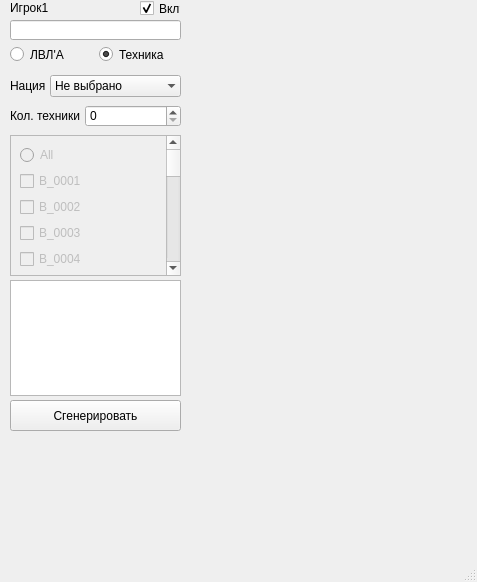
<?xml version="1.0" encoding="UTF-8"?>
<ui version="4.0">
 <class>MainWindow</class>
 <widget class="QMainWindow" name="MainWindow">
  <property name="geometry">
   <rect>
    <x>0</x>
    <y>0</y>
    <width>477</width>
    <height>582</height>
   </rect>
  </property>
  <property name="windowTitle">
   <string>MainWindow</string>
  </property>
  <widget class="QWidget" name="centralwidget">
   <widget class="QScrollArea" name="p1_area">
    <property name="geometry">
     <rect>
      <x>10</x>
      <y>135</y>
      <width>171</width>
      <height>141</height>
     </rect>
    </property>
    <property name="widgetResizable">
     <bool>true</bool>
    </property>
    <widget class="QWidget" name="scrollAreaWidgetContents">
     <property name="geometry">
      <rect>
       <x>0</x>
       <y>-3103</y>
       <width>152</width>
       <height>3485</height>
      </rect>
     </property>
     <layout class="QVBoxLayout" name="verticalLayout">
      <item>
       <widget class="QRadioButton" name="p1_rbtn_all">
        <property name="enabled">
         <bool>false</bool>
        </property>
        <property name="text">
         <string>All</string>
        </property>
       </widget>
      </item>
      <item>
       <widget class="QCheckBox" name="checkBox_0001">
        <property name="enabled">
         <bool>false</bool>
        </property>
        <property name="text">
         <string>B_0001</string>
        </property>
       </widget>
      </item>
      <item>
       <widget class="QCheckBox" name="checkBox_0002">
        <property name="enabled">
         <bool>false</bool>
        </property>
        <property name="text">
         <string>B_0002</string>
        </property>
       </widget>
      </item>
      <item>
       <widget class="QCheckBox" name="checkBox_0003">
        <property name="enabled">
         <bool>false</bool>
        </property>
        <property name="text">
         <string>B_0003</string>
        </property>
       </widget>
      </item>
      <item>
       <widget class="QCheckBox" name="checkBox_0004">
        <property name="enabled">
         <bool>false</bool>
        </property>
        <property name="text">
         <string>B_0004</string>
        </property>
       </widget>
      </item>
      <item>
       <widget class="QCheckBox" name="checkBox_0005">
        <property name="enabled">
         <bool>false</bool>
        </property>
        <property name="text">
         <string>B_0005</string>
        </property>
       </widget>
      </item>
      <item>
       <widget class="QCheckBox" name="checkBox_0006">
        <property name="enabled">
         <bool>false</bool>
        </property>
        <property name="text">
         <string>B_0006</string>
        </property>
       </widget>
      </item>
      <item>
       <widget class="QCheckBox" name="checkBox_0007">
        <property name="enabled">
         <bool>false</bool>
        </property>
        <property name="text">
         <string>B_0007</string>
        </property>
       </widget>
      </item>
      <item>
       <widget class="QCheckBox" name="checkBox_0008">
        <property name="enabled">
         <bool>false</bool>
        </property>
        <property name="text">
         <string>B_0008</string>
        </property>
       </widget>
      </item>
      <item>
       <widget class="QCheckBox" name="checkBox_0009">
        <property name="enabled">
         <bool>false</bool>
        </property>
        <property name="text">
         <string>B_0009</string>
        </property>
       </widget>
      </item>
      <item>
       <widget class="QCheckBox" name="checkBox_0010">
        <property name="enabled">
         <bool>false</bool>
        </property>
        <property name="text">
         <string>B_0010</string>
        </property>
       </widget>
      </item>
      <item>
       <widget class="QCheckBox" name="checkBox_0011">
        <property name="enabled">
         <bool>false</bool>
        </property>
        <property name="text">
         <string>B_0011</string>
        </property>
       </widget>
      </item>
      <item>
       <widget class="QCheckBox" name="checkBox_0012">
        <property name="enabled">
         <bool>false</bool>
        </property>
        <property name="text">
         <string>B_0012</string>
        </property>
       </widget>
      </item>
      <item>
       <widget class="QCheckBox" name="checkBox_0013">
        <property name="enabled">
         <bool>false</bool>
        </property>
        <property name="text">
         <string>B_0013</string>
        </property>
       </widget>
      </item>
      <item>
       <widget class="QCheckBox" name="checkBox_0014">
        <property name="enabled">
         <bool>false</bool>
        </property>
        <property name="text">
         <string>B_0014</string>
        </property>
       </widget>
      </item>
      <item>
       <widget class="QCheckBox" name="checkBox_0015">
        <property name="enabled">
         <bool>false</bool>
        </property>
        <property name="text">
         <string>B_0015</string>
        </property>
       </widget>
      </item>
      <item>
       <widget class="QCheckBox" name="checkBox_0016">
        <property name="enabled">
         <bool>false</bool>
        </property>
        <property name="text">
         <string>B_0016</string>
        </property>
       </widget>
      </item>
      <item>
       <widget class="QCheckBox" name="checkBox_0017">
        <property name="enabled">
         <bool>false</bool>
        </property>
        <property name="text">
         <string>B_0017</string>
        </property>
       </widget>
      </item>
      <item>
       <widget class="QCheckBox" name="checkBox_0018">
        <property name="enabled">
         <bool>false</bool>
        </property>
        <property name="text">
         <string>B_0018</string>
        </property>
       </widget>
      </item>
      <item>
       <widget class="QCheckBox" name="checkBox_0019">
        <property name="enabled">
         <bool>false</bool>
        </property>
        <property name="text">
         <string>B_0019</string>
        </property>
       </widget>
      </item>
      <item>
       <widget class="QCheckBox" name="checkBox_0020">
        <property name="enabled">
         <bool>false</bool>
        </property>
        <property name="text">
         <string>B_0020</string>
        </property>
       </widget>
      </item>
      <item>
       <widget class="QCheckBox" name="checkBox_0021">
        <property name="enabled">
         <bool>false</bool>
        </property>
        <property name="text">
         <string>B_0021</string>
        </property>
       </widget>
      </item>
      <item>
       <widget class="QCheckBox" name="checkBox_0022">
        <property name="enabled">
         <bool>false</bool>
        </property>
        <property name="text">
         <string>B_0022</string>
        </property>
       </widget>
      </item>
      <item>
       <widget class="QCheckBox" name="checkBox_0023">
        <property name="enabled">
         <bool>false</bool>
        </property>
        <property name="text">
         <string>B_0023</string>
        </property>
       </widget>
      </item>
      <item>
       <widget class="QCheckBox" name="checkBox_0024">
        <property name="enabled">
         <bool>false</bool>
        </property>
        <property name="text">
         <string>B_0024</string>
        </property>
       </widget>
      </item>
      <item>
       <widget class="QCheckBox" name="checkBox_0025">
        <property name="enabled">
         <bool>false</bool>
        </property>
        <property name="text">
         <string>B_0025</string>
        </property>
       </widget>
      </item>
      <item>
       <widget class="QCheckBox" name="checkBox_0026">
        <property name="enabled">
         <bool>false</bool>
        </property>
        <property name="text">
         <string>B_0026</string>
        </property>
       </widget>
      </item>
      <item>
       <widget class="QCheckBox" name="checkBox_0027">
        <property name="enabled">
         <bool>false</bool>
        </property>
        <property name="text">
         <string>B_0027</string>
        </property>
       </widget>
      </item>
      <item>
       <widget class="QCheckBox" name="checkBox_0028">
        <property name="enabled">
         <bool>false</bool>
        </property>
        <property name="text">
         <string>B_0028</string>
        </property>
       </widget>
      </item>
      <item>
       <widget class="QCheckBox" name="checkBox_0029">
        <property name="enabled">
         <bool>false</bool>
        </property>
        <property name="text">
         <string>B_0029</string>
        </property>
       </widget>
      </item>
      <item>
       <widget class="QCheckBox" name="checkBox_0030">
        <property name="enabled">
         <bool>false</bool>
        </property>
        <property name="text">
         <string>B_0030</string>
        </property>
       </widget>
      </item>
      <item>
       <widget class="QCheckBox" name="checkBox_0031">
        <property name="enabled">
         <bool>false</bool>
        </property>
        <property name="text">
         <string>B_0031</string>
        </property>
       </widget>
      </item>
      <item>
       <widget class="QCheckBox" name="checkBox_0032">
        <property name="enabled">
         <bool>false</bool>
        </property>
        <property name="text">
         <string>B_0032</string>
        </property>
       </widget>
      </item>
      <item>
       <widget class="QCheckBox" name="checkBox_0033">
        <property name="enabled">
         <bool>false</bool>
        </property>
        <property name="text">
         <string>B_0033</string>
        </property>
       </widget>
      </item>
      <item>
       <widget class="QCheckBox" name="checkBox_0034">
        <property name="enabled">
         <bool>false</bool>
        </property>
        <property name="text">
         <string>B_0034</string>
        </property>
       </widget>
      </item>
      <item>
       <widget class="QCheckBox" name="checkBox_0035">
        <property name="enabled">
         <bool>false</bool>
        </property>
        <property name="text">
         <string>B_0035</string>
        </property>
       </widget>
      </item>
      <item>
       <widget class="QCheckBox" name="checkBox_0036">
        <property name="enabled">
         <bool>false</bool>
        </property>
        <property name="text">
         <string>B_0036</string>
        </property>
       </widget>
      </item>
      <item>
       <widget class="QCheckBox" name="checkBox_0037">
        <property name="enabled">
         <bool>false</bool>
        </property>
        <property name="text">
         <string>B_0037</string>
        </property>
       </widget>
      </item>
      <item>
       <widget class="QCheckBox" name="checkBox_0038">
        <property name="enabled">
         <bool>false</bool>
        </property>
        <property name="text">
         <string>B_0038</string>
        </property>
       </widget>
      </item>
      <item>
       <widget class="QCheckBox" name="checkBox_0039">
        <property name="enabled">
         <bool>false</bool>
        </property>
        <property name="text">
         <string>B_0039</string>
        </property>
       </widget>
      </item>
      <item>
       <widget class="QCheckBox" name="checkBox_0040">
        <property name="enabled">
         <bool>false</bool>
        </property>
        <property name="text">
         <string>B_0040</string>
        </property>
       </widget>
      </item>
      <item>
       <widget class="QCheckBox" name="checkBox_0041">
        <property name="enabled">
         <bool>false</bool>
        </property>
        <property name="text">
         <string>B_0041</string>
        </property>
       </widget>
      </item>
      <item>
       <widget class="QCheckBox" name="checkBox_0042">
        <property name="enabled">
         <bool>false</bool>
        </property>
        <property name="text">
         <string>B_0042</string>
        </property>
       </widget>
      </item>
      <item>
       <widget class="QCheckBox" name="checkBox_0043">
        <property name="enabled">
         <bool>false</bool>
        </property>
        <property name="text">
         <string>B_0043</string>
        </property>
       </widget>
      </item>
      <item>
       <widget class="QCheckBox" name="checkBox_0044">
        <property name="enabled">
         <bool>false</bool>
        </property>
        <property name="text">
         <string>B_0044</string>
        </property>
       </widget>
      </item>
      <item>
       <widget class="QCheckBox" name="checkBox_0045">
        <property name="enabled">
         <bool>false</bool>
        </property>
        <property name="text">
         <string>B_0045</string>
        </property>
       </widget>
      </item>
      <item>
       <widget class="QCheckBox" name="checkBox_0046">
        <property name="enabled">
         <bool>false</bool>
        </property>
        <property name="text">
         <string>B_0046</string>
        </property>
       </widget>
      </item>
      <item>
       <widget class="QCheckBox" name="checkBox_0047">
        <property name="enabled">
         <bool>false</bool>
        </property>
        <property name="text">
         <string>B_0047</string>
        </property>
       </widget>
      </item>
      <item>
       <widget class="QCheckBox" name="checkBox_0048">
        <property name="enabled">
         <bool>false</bool>
        </property>
        <property name="text">
         <string>B_0048</string>
        </property>
       </widget>
      </item>
      <item>
       <widget class="QCheckBox" name="checkBox_0049">
        <property name="enabled">
         <bool>false</bool>
        </property>
        <property name="text">
         <string>B_0049</string>
        </property>
       </widget>
      </item>
      <item>
       <widget class="QCheckBox" name="checkBox_0050">
        <property name="enabled">
         <bool>false</bool>
        </property>
        <property name="text">
         <string>B_0050</string>
        </property>
       </widget>
      </item>
      <item>
       <widget class="QCheckBox" name="checkBox_0051">
        <property name="enabled">
         <bool>false</bool>
        </property>
        <property name="text">
         <string>B_0051</string>
        </property>
       </widget>
      </item>
      <item>
       <widget class="QCheckBox" name="checkBox_0052">
        <property name="enabled">
         <bool>false</bool>
        </property>
        <property name="text">
         <string>B_0052</string>
        </property>
       </widget>
      </item>
      <item>
       <widget class="QCheckBox" name="checkBox_0053">
        <property name="enabled">
         <bool>false</bool>
        </property>
        <property name="text">
         <string>B_0053</string>
        </property>
       </widget>
      </item>
      <item>
       <widget class="QCheckBox" name="checkBox_0054">
        <property name="enabled">
         <bool>false</bool>
        </property>
        <property name="text">
         <string>B_0054</string>
        </property>
       </widget>
      </item>
      <item>
       <widget class="QCheckBox" name="checkBox_0055">
        <property name="enabled">
         <bool>false</bool>
        </property>
        <property name="text">
         <string>B_0055</string>
        </property>
       </widget>
      </item>
      <item>
       <widget class="QCheckBox" name="checkBox_0056">
        <property name="enabled">
         <bool>false</bool>
        </property>
        <property name="text">
         <string>B_0056</string>
        </property>
       </widget>
      </item>
      <item>
       <widget class="QCheckBox" name="checkBox_0057">
        <property name="enabled">
         <bool>false</bool>
        </property>
        <property name="text">
         <string>B_0057</string>
        </property>
       </widget>
      </item>
      <item>
       <widget class="QCheckBox" name="checkBox_0058">
        <property name="enabled">
         <bool>false</bool>
        </property>
        <property name="text">
         <string>B_0058</string>
        </property>
       </widget>
      </item>
      <item>
       <widget class="QCheckBox" name="checkBox_0059">
        <property name="enabled">
         <bool>false</bool>
        </property>
        <property name="text">
         <string>B_0059</string>
        </property>
       </widget>
      </item>
      <item>
       <widget class="QCheckBox" name="checkBox_0060">
        <property name="enabled">
         <bool>false</bool>
        </property>
        <property name="text">
         <string>B_0060</string>
        </property>
       </widget>
      </item>
      <item>
       <widget class="QCheckBox" name="checkBox_0061">
        <property name="enabled">
         <bool>false</bool>
        </property>
        <property name="text">
         <string>B_0061</string>
        </property>
       </widget>
      </item>
      <item>
       <widget class="QCheckBox" name="checkBox_0062">
        <property name="enabled">
         <bool>false</bool>
        </property>
        <property name="text">
         <string>B_0062</string>
        </property>
       </widget>
      </item>
      <item>
       <widget class="QCheckBox" name="checkBox_0063">
        <property name="enabled">
         <bool>false</bool>
        </property>
        <property name="text">
         <string>B_0063</string>
        </property>
       </widget>
      </item>
      <item>
       <widget class="QCheckBox" name="checkBox_0064">
        <property name="enabled">
         <bool>false</bool>
        </property>
        <property name="text">
         <string>B_0064</string>
        </property>
       </widget>
      </item>
      <item>
       <widget class="QCheckBox" name="checkBox_0065">
        <property name="enabled">
         <bool>false</bool>
        </property>
        <property name="text">
         <string>B_0065</string>
        </property>
       </widget>
      </item>
      <item>
       <widget class="QCheckBox" name="checkBox_0066">
        <property name="enabled">
         <bool>false</bool>
        </property>
        <property name="text">
         <string>B_0066</string>
        </property>
       </widget>
      </item>
      <item>
       <widget class="QCheckBox" name="checkBox_0067">
        <property name="enabled">
         <bool>false</bool>
        </property>
        <property name="text">
         <string>B_0067</string>
        </property>
       </widget>
      </item>
      <item>
       <widget class="QCheckBox" name="checkBox_0069">
        <property name="enabled">
         <bool>false</bool>
        </property>
        <property name="text">
         <string>B_0068</string>
        </property>
       </widget>
      </item>
      <item>
       <widget class="QCheckBox" name="checkBox_0068">
        <property name="enabled">
         <bool>false</bool>
        </property>
        <property name="text">
         <string>B_0069</string>
        </property>
       </widget>
      </item>
      <item>
       <widget class="QCheckBox" name="checkBox_0070">
        <property name="enabled">
         <bool>false</bool>
        </property>
        <property name="text">
         <string>B_0070</string>
        </property>
       </widget>
      </item>
      <item>
       <widget class="QCheckBox" name="checkBox_0071">
        <property name="enabled">
         <bool>false</bool>
        </property>
        <property name="text">
         <string>B_0071</string>
        </property>
       </widget>
      </item>
      <item>
       <widget class="QCheckBox" name="checkBox_0072">
        <property name="enabled">
         <bool>false</bool>
        </property>
        <property name="text">
         <string>B_0072</string>
        </property>
       </widget>
      </item>
      <item>
       <widget class="QCheckBox" name="checkBox_0073">
        <property name="enabled">
         <bool>false</bool>
        </property>
        <property name="text">
         <string>B_0073</string>
        </property>
       </widget>
      </item>
      <item>
       <widget class="QCheckBox" name="checkBox_0074">
        <property name="enabled">
         <bool>false</bool>
        </property>
        <property name="text">
         <string>B_0074</string>
        </property>
       </widget>
      </item>
      <item>
       <widget class="QCheckBox" name="checkBox_0075">
        <property name="enabled">
         <bool>false</bool>
        </property>
        <property name="text">
         <string>B_0075</string>
        </property>
       </widget>
      </item>
      <item>
       <widget class="QCheckBox" name="checkBox_0076">
        <property name="enabled">
         <bool>false</bool>
        </property>
        <property name="text">
         <string>B_0076</string>
        </property>
       </widget>
      </item>
      <item>
       <widget class="QCheckBox" name="checkBox_0077">
        <property name="enabled">
         <bool>false</bool>
        </property>
        <property name="text">
         <string>B_0077</string>
        </property>
       </widget>
      </item>
      <item>
       <widget class="QCheckBox" name="checkBox_0078">
        <property name="enabled">
         <bool>false</bool>
        </property>
        <property name="text">
         <string>B_0078</string>
        </property>
       </widget>
      </item>
      <item>
       <widget class="QCheckBox" name="checkBox_0079">
        <property name="enabled">
         <bool>false</bool>
        </property>
        <property name="text">
         <string>B_0079</string>
        </property>
       </widget>
      </item>
      <item>
       <widget class="QCheckBox" name="checkBox_0080">
        <property name="enabled">
         <bool>false</bool>
        </property>
        <property name="text">
         <string>B_0080</string>
        </property>
       </widget>
      </item>
      <item>
       <widget class="QCheckBox" name="checkBox_0081">
        <property name="enabled">
         <bool>false</bool>
        </property>
        <property name="text">
         <string>B_0081</string>
        </property>
       </widget>
      </item>
      <item>
       <widget class="QCheckBox" name="checkBox_0082">
        <property name="enabled">
         <bool>false</bool>
        </property>
        <property name="text">
         <string>B_0082</string>
        </property>
       </widget>
      </item>
      <item>
       <widget class="QCheckBox" name="checkBox_0083">
        <property name="enabled">
         <bool>false</bool>
        </property>
        <property name="text">
         <string>B_0083</string>
        </property>
       </widget>
      </item>
      <item>
       <widget class="QCheckBox" name="checkBox_0084">
        <property name="enabled">
         <bool>false</bool>
        </property>
        <property name="text">
         <string>B_0084</string>
        </property>
       </widget>
      </item>
      <item>
       <widget class="QCheckBox" name="checkBox_0085">
        <property name="enabled">
         <bool>false</bool>
        </property>
        <property name="text">
         <string>B_0085</string>
        </property>
       </widget>
      </item>
      <item>
       <widget class="QCheckBox" name="checkBox_0086">
        <property name="enabled">
         <bool>false</bool>
        </property>
        <property name="text">
         <string>B_0086</string>
        </property>
       </widget>
      </item>
      <item>
       <widget class="QCheckBox" name="checkBox_0087">
        <property name="enabled">
         <bool>false</bool>
        </property>
        <property name="text">
         <string>B_0087</string>
        </property>
       </widget>
      </item>
      <item>
       <widget class="QCheckBox" name="checkBox_0088">
        <property name="enabled">
         <bool>false</bool>
        </property>
        <property name="text">
         <string>B_0088</string>
        </property>
       </widget>
      </item>
      <item>
       <widget class="QCheckBox" name="checkBox_0089">
        <property name="enabled">
         <bool>false</bool>
        </property>
        <property name="text">
         <string>B_0089</string>
        </property>
       </widget>
      </item>
      <item>
       <widget class="QCheckBox" name="checkBox_0090">
        <property name="enabled">
         <bool>false</bool>
        </property>
        <property name="text">
         <string>B_0090</string>
        </property>
       </widget>
      </item>
      <item>
       <widget class="QCheckBox" name="checkBox_0091">
        <property name="enabled">
         <bool>false</bool>
        </property>
        <property name="text">
         <string>B_0091</string>
        </property>
       </widget>
      </item>
      <item>
       <widget class="QCheckBox" name="checkBox_0092">
        <property name="enabled">
         <bool>false</bool>
        </property>
        <property name="text">
         <string>B_0092</string>
        </property>
       </widget>
      </item>
      <item>
       <widget class="QCheckBox" name="checkBox_0093">
        <property name="enabled">
         <bool>false</bool>
        </property>
        <property name="text">
         <string>B_0093</string>
        </property>
       </widget>
      </item>
      <item>
       <widget class="QCheckBox" name="checkBox_0094">
        <property name="enabled">
         <bool>false</bool>
        </property>
        <property name="text">
         <string>B_0094</string>
        </property>
       </widget>
      </item>
      <item>
       <widget class="QCheckBox" name="checkBox_0095">
        <property name="enabled">
         <bool>false</bool>
        </property>
        <property name="text">
         <string>B_0095</string>
        </property>
       </widget>
      </item>
      <item>
       <widget class="QCheckBox" name="checkBox_0096">
        <property name="enabled">
         <bool>false</bool>
        </property>
        <property name="text">
         <string>B_0096</string>
        </property>
       </widget>
      </item>
      <item>
       <widget class="QCheckBox" name="checkBox_0097">
        <property name="enabled">
         <bool>false</bool>
        </property>
        <property name="text">
         <string>B_0097</string>
        </property>
       </widget>
      </item>
      <item>
       <widget class="QCheckBox" name="checkBox_0098">
        <property name="enabled">
         <bool>false</bool>
        </property>
        <property name="text">
         <string>B_0098</string>
        </property>
       </widget>
      </item>
      <item>
       <widget class="QCheckBox" name="checkBox_0099">
        <property name="enabled">
         <bool>false</bool>
        </property>
        <property name="text">
         <string>B_0099</string>
        </property>
       </widget>
      </item>
      <item>
       <widget class="QCheckBox" name="checkBox_0100">
        <property name="enabled">
         <bool>false</bool>
        </property>
        <property name="text">
         <string>B_0100</string>
        </property>
       </widget>
      </item>
      <item>
       <widget class="QCheckBox" name="checkBox_0101">
        <property name="enabled">
         <bool>false</bool>
        </property>
        <property name="text">
         <string>B_0101</string>
        </property>
       </widget>
      </item>
      <item>
       <widget class="QCheckBox" name="checkBox_0102">
        <property name="enabled">
         <bool>false</bool>
        </property>
        <property name="text">
         <string>B_0102</string>
        </property>
       </widget>
      </item>
      <item>
       <widget class="QCheckBox" name="checkBox_0103">
        <property name="enabled">
         <bool>false</bool>
        </property>
        <property name="text">
         <string>B_0103</string>
        </property>
       </widget>
      </item>
      <item>
       <widget class="QCheckBox" name="checkBox_0104">
        <property name="enabled">
         <bool>false</bool>
        </property>
        <property name="text">
         <string>B_0104</string>
        </property>
       </widget>
      </item>
      <item>
       <widget class="QCheckBox" name="checkBox_0105">
        <property name="enabled">
         <bool>false</bool>
        </property>
        <property name="text">
         <string>B_0105</string>
        </property>
       </widget>
      </item>
      <item>
       <widget class="QCheckBox" name="checkBox_0106">
        <property name="enabled">
         <bool>false</bool>
        </property>
        <property name="text">
         <string>B_0106</string>
        </property>
       </widget>
      </item>
      <item>
       <widget class="QCheckBox" name="checkBox_0107">
        <property name="enabled">
         <bool>false</bool>
        </property>
        <property name="text">
         <string>B_0107</string>
        </property>
       </widget>
      </item>
      <item>
       <widget class="QCheckBox" name="checkBox_0108">
        <property name="enabled">
         <bool>false</bool>
        </property>
        <property name="text">
         <string>B_0108</string>
        </property>
       </widget>
      </item>
      <item>
       <widget class="QCheckBox" name="checkBox_0109">
        <property name="enabled">
         <bool>false</bool>
        </property>
        <property name="text">
         <string>B_0109</string>
        </property>
       </widget>
      </item>
      <item>
       <widget class="QCheckBox" name="checkBox_0110">
        <property name="enabled">
         <bool>false</bool>
        </property>
        <property name="text">
         <string>B_0110</string>
        </property>
       </widget>
      </item>
      <item>
       <widget class="QCheckBox" name="checkBox_0111">
        <property name="enabled">
         <bool>false</bool>
        </property>
        <property name="text">
         <string>B_0111</string>
        </property>
       </widget>
      </item>
      <item>
       <widget class="QCheckBox" name="checkBox_0112">
        <property name="enabled">
         <bool>false</bool>
        </property>
        <property name="text">
         <string>B_0112</string>
        </property>
       </widget>
      </item>
      <item>
       <widget class="QCheckBox" name="checkBox_0113">
        <property name="enabled">
         <bool>false</bool>
        </property>
        <property name="text">
         <string>B_0113</string>
        </property>
       </widget>
      </item>
      <item>
       <widget class="QCheckBox" name="checkBox_0114">
        <property name="enabled">
         <bool>false</bool>
        </property>
        <property name="text">
         <string>B_0114</string>
        </property>
       </widget>
      </item>
      <item>
       <widget class="QCheckBox" name="checkBox_0115">
        <property name="enabled">
         <bool>false</bool>
        </property>
        <property name="text">
         <string>B_0115</string>
        </property>
       </widget>
      </item>
      <item>
       <widget class="QCheckBox" name="checkBox_0116">
        <property name="enabled">
         <bool>false</bool>
        </property>
        <property name="text">
         <string>B_0116</string>
        </property>
       </widget>
      </item>
      <item>
       <widget class="QCheckBox" name="checkBox_0117">
        <property name="enabled">
         <bool>false</bool>
        </property>
        <property name="text">
         <string>B_0117</string>
        </property>
       </widget>
      </item>
      <item>
       <widget class="QCheckBox" name="checkBox_0118">
        <property name="enabled">
         <bool>false</bool>
        </property>
        <property name="text">
         <string>B_0118</string>
        </property>
       </widget>
      </item>
      <item>
       <widget class="QCheckBox" name="checkBox_0119">
        <property name="enabled">
         <bool>false</bool>
        </property>
        <property name="text">
         <string>B_0119</string>
        </property>
       </widget>
      </item>
      <item>
       <widget class="QCheckBox" name="checkBox_0120">
        <property name="enabled">
         <bool>false</bool>
        </property>
        <property name="text">
         <string>B_0120</string>
        </property>
       </widget>
      </item>
      <item>
       <widget class="QCheckBox" name="checkBox_0121">
        <property name="enabled">
         <bool>false</bool>
        </property>
        <property name="text">
         <string>B_0121</string>
        </property>
       </widget>
      </item>
      <item>
       <widget class="QCheckBox" name="checkBox_0122">
        <property name="enabled">
         <bool>false</bool>
        </property>
        <property name="text">
         <string>B_0122</string>
        </property>
       </widget>
      </item>
      <item>
       <widget class="QCheckBox" name="checkBox_0123">
        <property name="enabled">
         <bool>false</bool>
        </property>
        <property name="text">
         <string>B_0123</string>
        </property>
       </widget>
      </item>
      <item>
       <widget class="QCheckBox" name="checkBox_0124">
        <property name="enabled">
         <bool>false</bool>
        </property>
        <property name="text">
         <string>B_0124</string>
        </property>
       </widget>
      </item>
      <item>
       <widget class="QCheckBox" name="checkBox_0125">
        <property name="enabled">
         <bool>false</bool>
        </property>
        <property name="text">
         <string>B_0125</string>
        </property>
       </widget>
      </item>
      <item>
       <widget class="QCheckBox" name="checkBox_0126">
        <property name="enabled">
         <bool>false</bool>
        </property>
        <property name="text">
         <string>B_0126</string>
        </property>
       </widget>
      </item>
      <item>
       <widget class="QCheckBox" name="checkBox_0127">
        <property name="enabled">
         <bool>false</bool>
        </property>
        <property name="text">
         <string>B_0127</string>
        </property>
       </widget>
      </item>
      <item>
       <widget class="QCheckBox" name="checkBox_0128">
        <property name="enabled">
         <bool>false</bool>
        </property>
        <property name="text">
         <string>B_0128</string>
        </property>
       </widget>
      </item>
      <item>
       <widget class="QCheckBox" name="checkBox_0129">
        <property name="enabled">
         <bool>false</bool>
        </property>
        <property name="text">
         <string>B_0129</string>
        </property>
       </widget>
      </item>
      <item>
       <widget class="QCheckBox" name="checkBox_0130">
        <property name="enabled">
         <bool>false</bool>
        </property>
        <property name="text">
         <string>B_0130</string>
        </property>
       </widget>
      </item>
      <item>
       <widget class="QCheckBox" name="checkBox_0131">
        <property name="enabled">
         <bool>false</bool>
        </property>
        <property name="text">
         <string>B_0131</string>
        </property>
       </widget>
      </item>
      <item>
       <widget class="QCheckBox" name="checkBox_0132">
        <property name="enabled">
         <bool>false</bool>
        </property>
        <property name="text">
         <string>B_0132</string>
        </property>
       </widget>
      </item>
      <item>
       <widget class="QCheckBox" name="checkBox_0133">
        <property name="enabled">
         <bool>false</bool>
        </property>
        <property name="text">
         <string>B_0133</string>
        </property>
       </widget>
      </item>
      <item>
       <widget class="QCheckBox" name="checkBox_0134">
        <property name="enabled">
         <bool>false</bool>
        </property>
        <property name="text">
         <string>B_0134</string>
        </property>
       </widget>
      </item>
      <item>
       <widget class="QCheckBox" name="checkBox_0135">
        <property name="enabled">
         <bool>false</bool>
        </property>
        <property name="text">
         <string>B_0135</string>
        </property>
       </widget>
      </item>
      <item>
       <widget class="QCheckBox" name="checkBox_0136">
        <property name="enabled">
         <bool>false</bool>
        </property>
        <property name="text">
         <string>B_0136</string>
        </property>
       </widget>
      </item>
      <item>
       <widget class="QCheckBox" name="checkBox_0137">
        <property name="enabled">
         <bool>false</bool>
        </property>
        <property name="text">
         <string>B_0137</string>
        </property>
       </widget>
      </item>
      <item>
       <widget class="QCheckBox" name="checkBox_0138">
        <property name="enabled">
         <bool>false</bool>
        </property>
        <property name="text">
         <string>B_0138</string>
        </property>
       </widget>
      </item>
      <item>
       <widget class="QCheckBox" name="checkBox_0139">
        <property name="enabled">
         <bool>false</bool>
        </property>
        <property name="text">
         <string>B_0139</string>
        </property>
       </widget>
      </item>
      <item>
       <widget class="QCheckBox" name="checkBox_0140">
        <property name="enabled">
         <bool>false</bool>
        </property>
        <property name="text">
         <string>B_0140</string>
        </property>
       </widget>
      </item>
      <item>
       <widget class="QCheckBox" name="checkBox_0141">
        <property name="enabled">
         <bool>false</bool>
        </property>
        <property name="text">
         <string>B_0141</string>
        </property>
       </widget>
      </item>
      <item>
       <widget class="QCheckBox" name="checkBox_0142">
        <property name="enabled">
         <bool>false</bool>
        </property>
        <property name="text">
         <string>B_0142</string>
        </property>
       </widget>
      </item>
      <item>
       <widget class="QCheckBox" name="checkBox_0143">
        <property name="enabled">
         <bool>false</bool>
        </property>
        <property name="text">
         <string>B_0143</string>
        </property>
       </widget>
      </item>
      <item>
       <widget class="QCheckBox" name="checkBox_0144">
        <property name="enabled">
         <bool>false</bool>
        </property>
        <property name="text">
         <string>B_0144</string>
        </property>
       </widget>
      </item>
      <item>
       <widget class="QCheckBox" name="checkBox_0145">
        <property name="enabled">
         <bool>false</bool>
        </property>
        <property name="text">
         <string>B_0145</string>
        </property>
       </widget>
      </item>
      <item>
       <widget class="QCheckBox" name="checkBox_0146">
        <property name="enabled">
         <bool>false</bool>
        </property>
        <property name="text">
         <string>B_0146</string>
        </property>
       </widget>
      </item>
      <item>
       <widget class="QCheckBox" name="checkBox_0147">
        <property name="enabled">
         <bool>false</bool>
        </property>
        <property name="text">
         <string>B_0147</string>
        </property>
       </widget>
      </item>
      <item>
       <widget class="QCheckBox" name="checkBox_0148">
        <property name="enabled">
         <bool>false</bool>
        </property>
        <property name="text">
         <string>B_0148</string>
        </property>
       </widget>
      </item>
      <item>
       <widget class="QCheckBox" name="checkBox_0149">
        <property name="enabled">
         <bool>false</bool>
        </property>
        <property name="text">
         <string>B_0149</string>
        </property>
       </widget>
      </item>
      <item>
       <widget class="QCheckBox" name="checkBox_0150">
        <property name="enabled">
         <bool>false</bool>
        </property>
        <property name="text">
         <string>B_0150</string>
        </property>
       </widget>
      </item>
     </layout>
    </widget>
   </widget>
   <widget class="QComboBox" name="p1_nations">
    <property name="enabled">
     <bool>true</bool>
    </property>
    <property name="geometry">
     <rect>
      <x>50</x>
      <y>75</y>
      <width>131</width>
      <height>22</height>
     </rect>
    </property>
    <property name="editable">
     <bool>false</bool>
    </property>
    <property name="currentText">
     <string>Не выбрано</string>
    </property>
    <property name="placeholderText">
     <string/>
    </property>
    <property name="duplicatesEnabled">
     <bool>false</bool>
    </property>
    <property name="frame">
     <bool>false</bool>
    </property>
    <item>
     <property name="text">
      <string>Не выбрано</string>
     </property>
    </item>
    <item>
     <property name="text">
      <string>США</string>
     </property>
    </item>
    <item>
     <property name="text">
      <string>СССР</string>
     </property>
    </item>
    <item>
     <property name="text">
      <string>Германия</string>
     </property>
    </item>
    <item>
     <property name="text">
      <string>Великобритания</string>
     </property>
    </item>
    <item>
     <property name="text">
      <string>Япония</string>
     </property>
    </item>
    <item>
     <property name="text">
      <string>Китай</string>
     </property>
    </item>
    <item>
     <property name="text">
      <string>Италия</string>
     </property>
    </item>
    <item>
     <property name="text">
      <string>Франция</string>
     </property>
    </item>
    <item>
     <property name="text">
      <string>Швеция</string>
     </property>
    </item>
   </widget>
   <widget class="QWidget" name="layoutWidget">
    <property name="geometry">
     <rect>
      <x>10</x>
      <y>45</y>
      <width>171</width>
      <height>19</height>
     </rect>
    </property>
    <layout class="QHBoxLayout" name="horizontalLayout">
     <item>
      <widget class="QRadioButton" name="p1_btn_lvl">
       <property name="text">
        <string>ЛВЛ'А</string>
       </property>
      </widget>
     </item>
     <item>
      <widget class="QRadioButton" name="p1_btn_tech">
       <property name="text">
        <string>Техника</string>
       </property>
       <property name="checked">
        <bool>true</bool>
       </property>
      </widget>
     </item>
    </layout>
   </widget>
   <widget class="QLineEdit" name="p1_nickname">
    <property name="geometry">
     <rect>
      <x>10</x>
      <y>20</y>
      <width>171</width>
      <height>20</height>
     </rect>
    </property>
   </widget>
   <widget class="QLabel" name="label_p1">
    <property name="geometry">
     <rect>
      <x>10</x>
      <y>0</y>
      <width>61</width>
      <height>16</height>
     </rect>
    </property>
    <property name="text">
     <string>Игрок1</string>
    </property>
   </widget>
   <widget class="QCheckBox" name="p1_play">
    <property name="geometry">
     <rect>
      <x>140</x>
      <y>0</y>
      <width>41</width>
      <height>17</height>
     </rect>
    </property>
    <property name="text">
     <string>Вкл?</string>
    </property>
    <property name="checked">
     <bool>true</bool>
    </property>
   </widget>
   <widget class="QSpinBox" name="p1_numb">
    <property name="geometry">
     <rect>
      <x>85</x>
      <y>105</y>
      <width>96</width>
      <height>22</height>
     </rect>
    </property>
   </widget>
   <widget class="QLabel" name="p1_label_numb">
    <property name="geometry">
     <rect>
      <x>10</x>
      <y>105</y>
      <width>81</width>
      <height>21</height>
     </rect>
    </property>
    <property name="text">
     <string>Кол. техники</string>
    </property>
   </widget>
   <widget class="QLabel" name="p1_label_n">
    <property name="geometry">
     <rect>
      <x>10</x>
      <y>75</y>
      <width>36</width>
      <height>21</height>
     </rect>
    </property>
    <property name="text">
     <string>Нация</string>
    </property>
   </widget>
   <widget class="QPushButton" name="btn_random">
    <property name="geometry">
     <rect>
      <x>10</x>
      <y>400</y>
      <width>171</width>
      <height>31</height>
     </rect>
    </property>
    <property name="text">
     <string>Сгенерировать</string>
    </property>
   </widget>
   <widget class="QTextEdit" name="p1_output">
    <property name="geometry">
     <rect>
      <x>10</x>
      <y>280</y>
      <width>171</width>
      <height>116</height>
     </rect>
    </property>
   </widget>
  </widget>
  <widget class="QMenuBar" name="menubar">
   <property name="geometry">
    <rect>
     <x>0</x>
     <y>0</y>
     <width>477</width>
     <height>21</height>
    </rect>
   </property>
  </widget>
  <widget class="QStatusBar" name="statusbar"/>
 </widget>
 <resources/>
 <connections/>
</ui>
